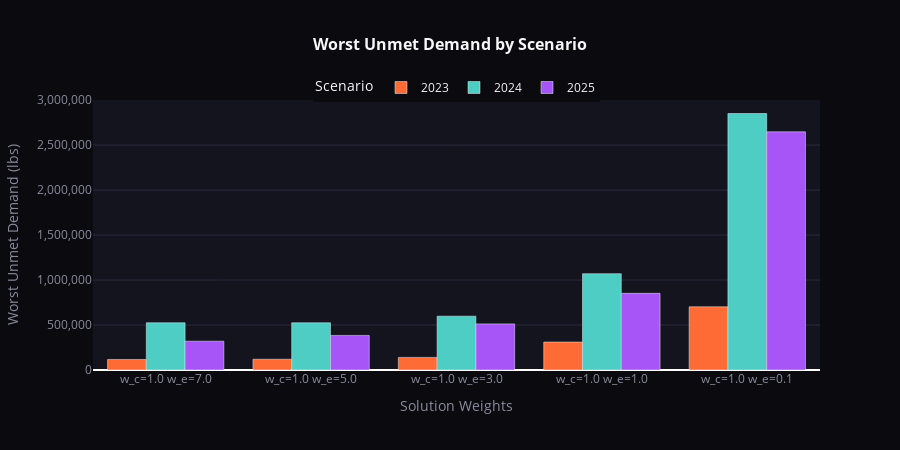

Notebook cell for this chart:
### Markdown cell above
---
## 2. Scenario Comparison: Worst Unmet Demand by Year

### Code cell
# Select a few representative solutions
df_sorted = pareto_df.sort_values('avg_equity_t')
selected_idx = [0, len(df_sorted)//4, len(df_sorted)//2, 3*len(df_sorted)//4, len(df_sorted)-1]
selected = df_sorted.iloc[selected_idx].reset_index(drop=True)

fig = go.Figure()

x_labels = [f"w_c={row.w_cost:.1f}\nw_e={row.w_eq:.1f}" for _, row in selected.iterrows()]

fig.add_trace(go.Bar(name='2023', x=x_labels, y=selected['t_2023'], marker_color=COLORS['scenario_2023']))
fig.add_trace(go.Bar(name='2024', x=x_labels, y=selected['t_2024'], marker_color=COLORS['scenario_2024']))
fig.add_trace(go.Bar(name='2025', x=x_labels, y=selected['t_2025'], marker_color=COLORS['scenario_2025']))

fig.update_layout(
    title=dict(text="<b>Worst Unmet Demand by Scenario</b>", x=0.5, font=dict(size=16, color=COLORS['text'])),
    xaxis=dict(title="Solution Weights", color=COLORS['text_muted']),
    yaxis=dict(title="Worst Unmet Demand (lbs)", tickformat=',', gridcolor=COLORS['grid'], color=COLORS['text_muted']),
    barmode='group',
    plot_bgcolor=COLORS['surface'],
    paper_bgcolor=COLORS['background'],
    font=dict(color=COLORS['text']),
    legend=dict(title='Scenario', orientation='h', y=1.1, x=0.5, xanchor='center'),
    height=450
)

fig.show()

## Map
## Distribution of unmet deamnd (Visual of changing unmet demand overtime, number of miles driven, distance)

### Figure 1 — Plotly figure (JSON) as saved in the notebook; plotly's stock layout.template omitted (floating-point values rounded to 4 significant figures)
{"data": [{"marker": {"color": "#ff6b35"}, "name": "2023", "type": "bar", "x": ["w_c=1.0\nw_e=7.0", "w_c=1.0\nw_e=5.0", "w_c=1.0\nw_e=3.0", "w_c=1.0\nw_e=1.0", "w_c=1.0\nw_e=0.1"], "y": [117000.0, 119400.0, 139900.0, 310600.0, 702500.0]}, {"marker": {"color": "#4ecdc4"}, "name": "2024", "type": "bar", "x": ["w_c=1.0\nw_e=7.0", "w_c=1.0\nw_e=5.0", "w_c=1.0\nw_e=3.0", "w_c=1.0\nw_e=1.0", "w_c=1.0\nw_e=0.1"], "y": [525100.0, 525100.0, 598200.0, 1071000.0, 2852000.0]}, {"marker": {"color": "#a855f7"}, "name": "2025", "type": "bar", "x": ["w_c=1.0\nw_e=7.0", "w_c=1.0\nw_e=5.0", "w_c=1.0\nw_e=3.0", "w_c=1.0\nw_e=1.0", "w_c=1.0\nw_e=0.1"], "y": [320100.0, 384400.0, 512600.0, 852300.0, 2648000.0]}], "layout": {"barmode": "group", "font": {"color": "#f7f7f7"}, "height": 450, "legend": {"orientation": "h", "title": {"text": "Scenario"}, "x": 0.5, "xanchor": "center", "y": 1.1}, "paper_bgcolor": "#0a0a0f", "plot_bgcolor": "#14141f", "title": {"font": {"color": "#f7f7f7", "size": 16}, "text": "<b>Worst Unmet Demand by Scenario</b>", "x": 0.5}, "xaxis": {"color": "#8b8b9e", "title": {"text": "Solution Weights"}}, "yaxis": {"color": "#8b8b9e", "gridcolor": "#2a2a3e", "tickformat": ",", "title": {"text": "Worst Unmet Demand (lbs)"}}}}
